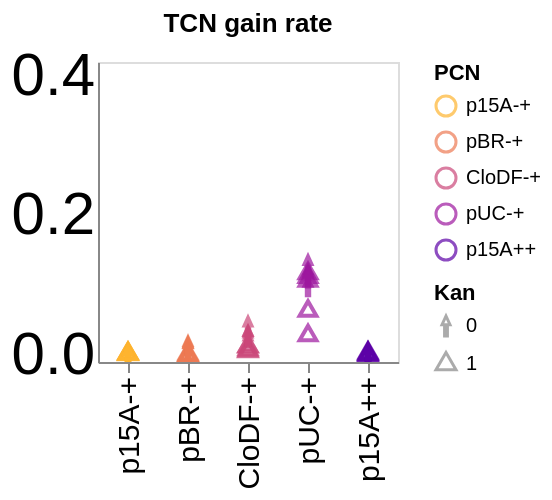

Write notebook code for a chart like this one.
### Code cell
# Gain, TCN

alt.Chart(combined_scatter_gain_DF).mark_point(size=70).encode(
    alt.X("PCN", axis=alt.Axis(labelFontSize=15, titleFontSize=15, grid=False), title=None),
    alt.Y("rate_of_gain_log(transposon copy)", scale=alt.Scale(domain=[-0.01, 0.42]), axis=alt.Axis(labelFontSize=30, titleFontSize=15, tickCount = 3, ticks=False, grid=False), title=None),
    color=alt.Color('PCN').scale(scheme=colorScheme,reverse=True),
    shape=alt.Shape('Kan:O', scale=alt.Scale(range=['arrow', 'triangle']))
).properties(
    title='TCN gain rate',
    width=150,
    height=150
).interactive()

### Figure 1 — Vega-Lite specification as saved in the notebook (floating-point values rounded to 4 significant figures)
{"config": {"view": {"continuousWidth": 300, "continuousHeight": 300}}, "data": {"name": "data-643f721b387ac13444518506b394fde6"}, "mark": {"type": "point", "size": 70}, "encoding": {"color": {"field": "PCN", "scale": {"scheme": "plasma", "reverse": true}, "sort": ["p15A-+", "pBR-+", "CloDF-+", "pUC-+", "p15A++"], "type": "ordinal"}, "shape": {"field": "Kan", "scale": {"range": ["arrow", "triangle"]}, "type": "ordinal"}, "x": {"axis": {"grid": false, "labelFontSize": 15, "titleFontSize": 15}, "field": "PCN", "sort": ["p15A-+", "pBR-+", "CloDF-+", "pUC-+", "p15A++"], "title": null, "type": "ordinal"}, "y": {"axis": {"grid": false, "labelFontSize": 30, "tickCount": 3, "ticks": false, "titleFontSize": 15}, "field": "rate_of_gain_log(transposon copy)", "scale": {"domain": [-0.01, 0.42]}, "title": null, "type": "quantitative"}}, "height": 150, "params": [{"name": "param_5", "select": {"type": "interval", "encodings": ["x", "y"]}, "bind": "scales"}], "title": "TCN gain rate", "width": 150, "$schema": "https://vega.github.io/schema/vega-lite/v5.20.1.json", "datasets": {"data-643f721b387ac13444518506b394fde6": [{"PCN": "p15A-+", "ExpRep": "1", "rate_of_gain_log(transposon copy)": 0.00221, "rate_of_gain_log(plasmid copy)": -0.007546, "rate_of_gain_log(T/P)": 0.003734, "Kan": 1, "averagePCN": 15.26}, {"PCN": "p15A-+", "ExpRep": "2", "rate_of_gain_log(transposon copy)": 0.00136, "rate_of_gain_log(plasmid copy)": -0.0002697, "rate_of_gain_log(T/P)": 0.006424, "Kan": 1, "averagePCN": 15.26}, {"PCN": "p15A-+", "ExpRep": "3", "rate_of_gain_log(transposon copy)": 0.00149, "rate_of_gain_log(plasmid copy)": 0.001125, "rate_of_gain_log(T/P)": 0.001082, "Kan": 1, "averagePCN": 15.26}, {"PCN": "p15A-+", "ExpRep": "4", "rate_of_gain_log(transposon copy)": 0.001775, "rate_of_gain_log(plasmid copy)": -0.002029, "rate_of_gain_log(T/P)": 0.0007771, "Kan": 1, "averagePCN": 15.26}, {"PCN": "p15A-+", "ExpRep": "5", "rate_of_gain_log(transposon copy)": 0.0008952, "rate_of_gain_log(plasmid copy)": -0.003589, "rate_of_gain_log(T/P)": 0.008747, "Kan": 1, "averagePCN": 15.26}, {"PCN": "pBR-+", "ExpRep": "1", "rate_of_gain_log(transposon copy)": 0.001482, "rate_of_gain_log(plasmid copy)": -0.004995, "rate_of_gain_log(T/P)": 0.006546, "Kan": 1, "averagePCN": 27.86}, {"PCN": "pBR-+", "ExpRep": "2", "rate_of_gain_log(transposon copy)": -0.001335, "rate_of_gain_log(plasmid copy)": -0.006664, "rate_of_gain_log(T/P)": 0.005208, "Kan": 1, "averagePCN": 27.86}, {"PCN": "pBR-+", "ExpRep": "3", "rate_of_gain_log(transposon copy)": -0.0005946, "rate_of_gain_log(plasmid copy)": -0.004204, "rate_of_gain_log(T/P)": 0.003681, "Kan": 1, "averagePCN": 27.86}, {"PCN": "pBR-+", "ExpRep": "4", "rate_of_gain_log(transposon copy)": -0.001853, "rate_of_gain_log(plasmid copy)": -0.007253, "rate_of_gain_log(T/P)": 0.00533, "Kan": 1, "averagePCN": 27.86}, {"PCN": "pBR-+", "ExpRep": "5", "rate_of_gain_log(transposon copy)": -0.0001354, "rate_of_gain_log(plasmid copy)": -0.005978, "rate_of_gain_log(T/P)": 0.005842, "Kan": 1, "averagePCN": 27.86}, {"PCN": "CloDF-+", "ExpRep": "1", "rate_of_gain_log(transposon copy)": 0.01219, "rate_of_gain_log(plasmid copy)": 0.001016, "rate_of_gain_log(T/P)": 0.01205, "Kan": 1, "averagePCN": 55.16}, {"PCN": "CloDF-+", "ExpRep": "2", "rate_of_gain_log(transposon copy)": 0.006115, "rate_of_gain_log(plasmid copy)": -0.002824, "rate_of_gain_log(T/P)": 0.009264, "Kan": 1, "averagePCN": 55.16}, {"PCN": "CloDF-+", "ExpRep": "3", "rate_of_gain_log(transposon copy)": 0.01185, "rate_of_gain_log(plasmid copy)": -0.004423, "rate_of_gain_log(T/P)": 0.01702, "Kan": 1, "averagePCN": 55.16}, {"PCN": "CloDF-+", "ExpRep": "4", "rate_of_gain_log(transposon copy)": 0.00507, "rate_of_gain_log(plasmid copy)": -0.005056, "rate_of_gain_log(T/P)": 0.01069, "Kan": 1, "averagePCN": 55.16}, {"PCN": "CloDF-+", "ExpRep": "5", "rate_of_gain_log(transposon copy)": 0.00808, "rate_of_gain_log(plasmid copy)": 0.0002283, "rate_of_gain_log(T/P)": 0.008635, "Kan": 1, "averagePCN": 55.16}, {"PCN": "pUC-+", "ExpRep": "1", "rate_of_gain_log(transposon copy)": 0.06329, "rate_of_gain_log(plasmid copy)": -0.004799, "rate_of_gain_log(T/P)": 0.0872, "Kan": 1, "averagePCN": 538.4}, {"PCN": "pUC-+", "ExpRep": "2", "rate_of_gain_log(transposon copy)": 0.1169, "rate_of_gain_log(plasmid copy)": -0.00873, "rate_of_gain_log(T/P)": 0.152, "Kan": 1, "averagePCN": 538.4}, {"PCN": "pUC-+", "ExpRep": "3", "rate_of_gain_log(transposon copy)": 0.1062, "rate_of_gain_log(plasmid copy)": -0.02188, "rate_of_gain_log(T/P)": 0.112, "Kan": 1, "averagePCN": 538.4}, {"PCN": "pUC-+", "ExpRep": "4", "rate_of_gain_log(transposon copy)": 0.02806, "rate_of_gain_log(plasmid copy)": -0.00179, "rate_of_gain_log(T/P)": 0.03073, "Kan": 1, "averagePCN": 538.4}, {"PCN": "pUC-+", "ExpRep": "5", "rate_of_gain_log(transposon copy)": 0.1116, "rate_of_gain_log(plasmid copy)": 0.002566, "rate_of_gain_log(T/P)": 0.07353, "Kan": 1, "averagePCN": 538.4}, {"PCN": "p15A++", "ExpRep": "1", "rate_of_gain_log(transposon copy)": -0.001394, "rate_of_gain_log(plasmid copy)": -0.004131, "rate_of_gain_log(T/P)": 0.001254, "Kan": 1, "averagePCN": 16.61}, {"PCN": "p15A++", "ExpRep": "2", "rate_of_gain_log(transposon copy)": 0.001012, "rate_of_gain_log(plasmid copy)": 0.001922, "rate_of_gain_log(T/P)": 0.001919, "Kan": 1, "averagePCN": 16.61}, {"PCN": "p15A++", "ExpRep": "3", "rate_of_gain_log(transposon copy)": 0.001461, "rate_of_gain_log(plasmid copy)": 0.008266, "rate_of_gain_log(T/P)": -0.002925, "Kan": 1, "averagePCN": 16.61}, {"PCN": "p15A++", "ExpRep": "4", "rate_of_gain_log(transposon copy)": 0.002948, "rate_of_gain_log(plasmid copy)": 0.01803, "rate_of_gain_log(T/P)": -0.009717, "Kan": 1, "averagePCN": 16.61}, {"PCN": "p15A++", "ExpRep": "5", "rate_of_gain_log(transposon copy)": 2.216e-05, "rate_of_gain_log(plasmid copy)": 0.006116, "rate_of_gain_log(T/P)": -0.00518, "Kan": 1, "averagePCN": 16.61}, {"PCN": "p15A-+", "ExpRep": "1", "rate_of_gain_log(transposon copy)": 0.0004237, "rate_of_gain_log(plasmid copy)": 0.0008305, "rate_of_gain_log(T/P)": -0.007004, "Kan": 0, "averagePCN": 15.26}, {"PCN": "p15A-+", "ExpRep": "2", "rate_of_gain_log(transposon copy)": 9.425e-05, "rate_of_gain_log(plasmid copy)": 0.001403, "rate_of_gain_log(T/P)": -0.006331, "Kan": 0, "averagePCN": 15.26}, {"PCN": "p15A-+", "ExpRep": "3", "rate_of_gain_log(transposon copy)": -0.000543, "rate_of_gain_log(plasmid copy)": -0.001177, "rate_of_gain_log(T/P)": 0.002002, "Kan": 0, "averagePCN": 15.26}, {"PCN": "p15A-+", "ExpRep": "4", "rate_of_gain_log(transposon copy)": -0.0004757, "rate_of_gain_log(plasmid copy)": -0.0004924, "rate_of_gain_log(T/P)": 0.0007021, "Kan": 0, "averagePCN": 15.26}, {"PCN": "p15A-+", "ExpRep": "5", "rate_of_gain_log(transposon copy)": -0.0003305, "rate_of_gain_log(plasmid copy)": 0.003129, "rate_of_gain_log(T/P)": -0.003004, "Kan": 0, "averagePCN": 15.26}, {"PCN": "pBR-+", "ExpRep": "1", "rate_of_gain_log(transposon copy)": 0.01092, "rate_of_gain_log(plasmid copy)": 0.01204, "rate_of_gain_log(T/P)": -0.0006262, "Kan": 0, "averagePCN": 27.86}, {"PCN": "pBR-+", "ExpRep": "2", "rate_of_gain_log(transposon copy)": 0.003539, "rate_of_gain_log(plasmid copy)": 0.005855, "rate_of_gain_log(T/P)": -0.002134, "Kan": 0, "averagePCN": 27.86}, {"PCN": "pBR-+", "ExpRep": "3", "rate_of_gain_log(transposon copy)": 0.01283, "rate_of_gain_log(plasmid copy)": 0.01511, "rate_of_gain_log(T/P)": -0.00172, "Kan": 0, "averagePCN": 27.86}, {"PCN": "pBR-+", "ExpRep": "4", "rate_of_gain_log(transposon copy)": 0.01003, "rate_of_gain_log(plasmid copy)": 0.01087, "rate_of_gain_log(T/P)": -0.0004183, "Kan": 0, "averagePCN": 27.86}, {"PCN": "pBR-+", "ExpRep": "5", "rate_of_gain_log(transposon copy)": 0.00969, "rate_of_gain_log(plasmid copy)": 0.01087, "rate_of_gain_log(T/P)": -0.0007295, "Kan": 0, "averagePCN": 27.86}, {"PCN": "CloDF-+", "ExpRep": "1", "rate_of_gain_log(transposon copy)": 0.04094, "rate_of_gain_log(plasmid copy)": 0.0412, "rate_of_gain_log(T/P)": 0.003266, "Kan": 0, "averagePCN": 55.16}, {"PCN": "CloDF-+", "ExpRep": "2", "rate_of_gain_log(transposon copy)": 0.02501, "rate_of_gain_log(plasmid copy)": 0.02597, "rate_of_gain_log(T/P)": 0.0008507, "Kan": 0, "averagePCN": 55.16}, {"PCN": "CloDF-+", "ExpRep": "3", "rate_of_gain_log(transposon copy)": 0.0274, "rate_of_gain_log(plasmid copy)": 0.02505, "rate_of_gain_log(T/P)": 0.004253, "Kan": 0, "averagePCN": 55.16}, {"PCN": "CloDF-+", "ExpRep": "4", "rate_of_gain_log(transposon copy)": 0.02087, "rate_of_gain_log(plasmid copy)": 0.01821, "rate_of_gain_log(T/P)": 0.004638, "Kan": 0, "averagePCN": 55.16}, {"PCN": "CloDF-+", "ExpRep": "5", "rate_of_gain_log(transposon copy)": 0.02724, "rate_of_gain_log(plasmid copy)": 0.02533, "rate_of_gain_log(T/P)": 0.00465, "Kan": 0, "averagePCN": 55.16}, {"PCN": "pUC-+", "ExpRep": "1", "rate_of_gain_log(transposon copy)": 0.1124, "rate_of_gain_log(plasmid copy)": 0.05897, "rate_of_gain_log(T/P)": 0.06573, "Kan": 0, "averagePCN": 538.4}, {"PCN": "pUC-+", "ExpRep": "2", "rate_of_gain_log(transposon copy)": 0.09762, "rate_of_gain_log(plasmid copy)": 0.05574, "rate_of_gain_log(T/P)": 0.06007, "Kan": 0, "averagePCN": 538.4}, {"PCN": "pUC-+", "ExpRep": "3", "rate_of_gain_log(transposon copy)": 0.1157, "rate_of_gain_log(plasmid copy)": 0.07249, "rate_of_gain_log(T/P)": 0.06513, "Kan": 0, "averagePCN": 538.4}, {"PCN": "pUC-+", "ExpRep": "4", "rate_of_gain_log(transposon copy)": 0.129, "rate_of_gain_log(plasmid copy)": 0.1072, "rate_of_gain_log(T/P)": 0.05972, "Kan": 0, "averagePCN": 538.4}, {"PCN": "pUC-+", "ExpRep": "5", "rate_of_gain_log(transposon copy)": 0.11, "rate_of_gain_log(plasmid copy)": 0.07356, "rate_of_gain_log(T/P)": 0.05737, "Kan": 0, "averagePCN": 538.4}, {"PCN": "p15A++", "ExpRep": "1", "rate_of_gain_log(transposon copy)": 0.002403, "rate_of_gain_log(plasmid copy)": 0.01594, "rate_of_gain_log(T/P)": -0.01051, "Kan": 0, "averagePCN": 16.61}, {"PCN": "p15A++", "ExpRep": "2", "rate_of_gain_log(transposon copy)": 0.002785, "rate_of_gain_log(plasmid copy)": 0.009981, "rate_of_gain_log(T/P)": -0.003724, "Kan": 0, "averagePCN": 16.61}, {"PCN": "p15A++", "ExpRep": "3", "rate_of_gain_log(transposon copy)": 0.001444, "rate_of_gain_log(plasmid copy)": 0.01992, "rate_of_gain_log(T/P)": -0.01639, "Kan": 0, "averagePCN": 16.61}, {"PCN": "p15A++", "ExpRep": "4", "rate_of_gain_log(transposon copy)": 0.001002, "rate_of_gain_log(plasmid copy)": 0.01714, "rate_of_gain_log(T/P)": -0.01543, "Kan": 0, "averagePCN": 16.61}, {"PCN": "p15A++", "ExpRep": "5", "rate_of_gain_log(transposon copy)": 0.002209, "rate_of_gain_log(plasmid copy)": 0.01876, "rate_of_gain_log(T/P)": -0.01385, "Kan": 0, "averagePCN": 16.61}]}}
